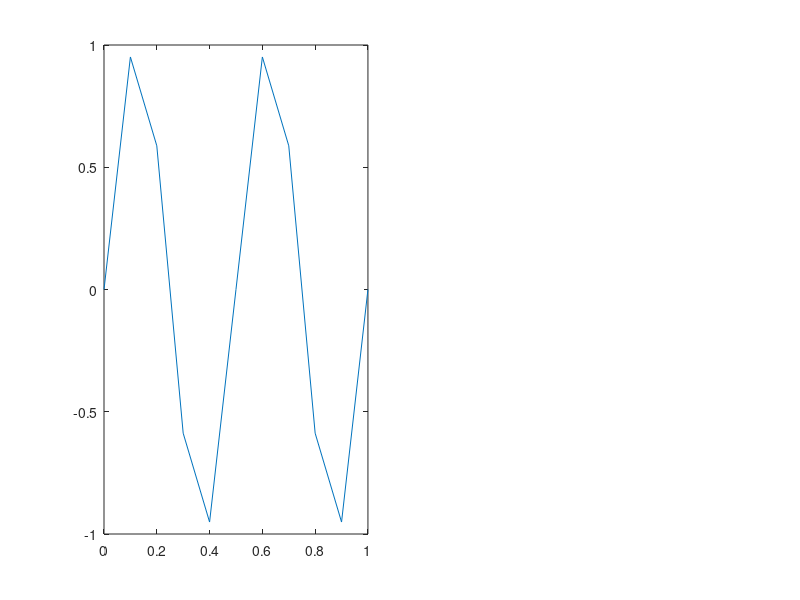

Recreate this plot in MATLAB. (Note: this script raises an error after producing the figure.)
%%%%%%%%%%%%%%%%%%%%%%%%%%%%%%%%%%%%%%%%%%%%%%%%%%%%%%%%%%%
%%%%%%%%%%%% Explicit solver heat equation %%%%%%%%%%%%%%%%
%%%%%%%%%%%%%%%%%%%%%%%%%%%%%%%%%%%%%%%%%%%%%%%%%%%%%%%%%%%
%
%   Goal: solve
%         u_t = k u_xx,  0<x<L, t>0
%         u(0,t) = a, u(L,t) = b
%         u(x,0) = f(x)
%
%   Method: Forward time, centered space finite differences
%
%%%%%%%%%%%%%%%%%%%%%%%%%%%%%%%%%%%%%%%%%%%%%%%%%%%%%%%%%%%

%%%%%%%%%%%%%%%%%%%%
%% Parameters
%%%%%%%%%%%%%%%%%%%%

    k = 1;

    L = 1; 
    T = 1; %final time
    
    dx = 0.1; 
    dt = 0.001; 
    
    x = 0:dx:L;  %vector of all space locations
    t = 0:dt:T; %vector of all time points
    
%%%%%%%%%%%%%%%%%%%%%%
%% Boundary conditions
%%%%%%%%%%%%%%%%%%%%%%
    
    a = 1; %left boundary
    b = 3; %right boundary
    
%%%%%%%%%%%%%%%%%%%%%%%%%%%%%%%%%%%
%% Initial condition
%%%%%%%%%%%%%%%%%%%%%%%%%%%%%%%%%%%

     f = sin(4*pi*x);   
     
%%%%%%%%%%%%%%%%%%%%%%%%%%%%%%%%%%%
%% Initialize u
%%%%%%%%%%%%%%%%%%%%%%%%%%%%%%%%%%%

    u = zeros(length(t),length(x));
    u(1,:) = f;
    
%%%%%%%%%%%%%%%%%%%%%%%%%%%%%%%%%%%%%%%%
%% Implement forward time centered space 
%%%%%%%%%%%%%%%%%%%%%%%%%%%%%%%%%%%%%%%%

    %The matrix u(i,j) has time encoded in the i variable
    %and space encoded in the j variable. For example u(1,j) 
    %is the initial condition (remember, MATLAB start indexing at 1).
    for i = 2:length(t) %Calculate next time step

        u(i,1) = a;   
        u(i,end) = b;
        
        for j = 2:length(x)-1
            u(i,j) = u(i-1,j) + (k*dt/(dx^2))*(u(i-1,j+1) - 2*u(i-1,j) + u(i-1,j-1));
        end
    end
          
    
    
    %%%%%%%%%%%%%%%%%%%%%%%%%%%%%
    %% YOU DO NOT NEED TO CHANGE
    %% ANYTHING BELOW THIS LINE
    %%%%%%%%%%%%%%%%%%%%%%%%%%%%%
    
%%%%%%%%%%%%%%%%%%%%%%%%%%%%%%%%%%%%%%%
%% Plot solution
%%%%%%%%%%%%%%%%%%%%%%%%%%%%%%%%%%%%%%%
    
    [X,T] = meshgrid(x,t);
 
    fig=figure();

    set(fig, 'Position',  [100 206 1100 420])
       
    for i = 1:length(t)
        clf
        subplot(1,2,1)
        plot(x,u(i,:))
        a = gca;
        a.FontSize = 16;
        axis([0 L min(f) max(f)])
    
        subplot(1,2,2)
        hold on
        s=surf(X,T,u);
        s.EdgeColor = 'none';
        angle = 30+.05*i;
        view(angle,25)
        xlabel('x','interpreter','latex')
        ylabel('t','interpreter','latex')
        zlabel('u','interpreter','latex')
        plot3(x,t(i)*ones(length(x),1),u(i,:))
        a = gca;
        a.FontSize = 16;
        hold off
        pause(0)
    end